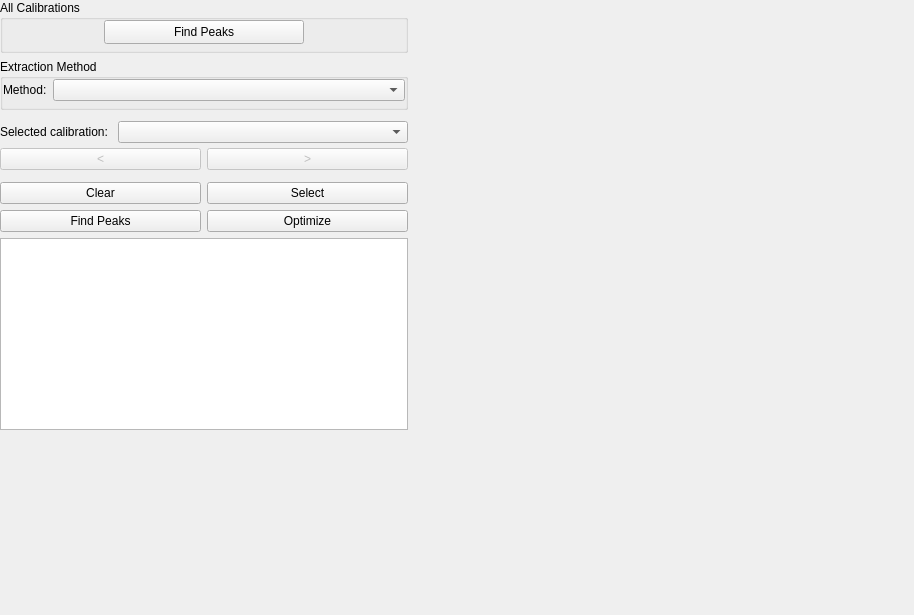
<?xml version="1.0" encoding="UTF-8"?>
<ui version="4.0">
 <class>extraction_view</class>
 <widget class="QWidget" name="extraction_view">
  <property name="geometry">
   <rect>
    <x>0</x>
    <y>0</y>
    <width>914</width>
    <height>615</height>
   </rect>
  </property>
  <property name="windowTitle">
   <string>Form</string>
  </property>
  <layout class="QHBoxLayout" name="horizontalLayout">
   <property name="leftMargin">
    <number>0</number>
   </property>
   <property name="topMargin">
    <number>0</number>
   </property>
   <property name="rightMargin">
    <number>0</number>
   </property>
   <property name="bottomMargin">
    <number>0</number>
   </property>
   <item>
    <layout class="QHBoxLayout" name="horizontalLayout_2">
     <item>
      <layout class="QVBoxLayout" name="verticalLayout_2">
       <item>
        <widget class="QGroupBox" name="box_all_calibrations">
         <property name="minimumSize">
          <size>
           <width>0</width>
           <height>40</height>
          </size>
         </property>
         <property name="title">
          <string>All Calibrations</string>
         </property>
         <layout class="QVBoxLayout" name="verticalLayout_4">
          <property name="leftMargin">
           <number>0</number>
          </property>
          <property name="topMargin">
           <number>0</number>
          </property>
          <property name="rightMargin">
           <number>0</number>
          </property>
          <property name="bottomMargin">
           <number>6</number>
          </property>
          <item>
           <layout class="QHBoxLayout" name="horizontalLayout_4">
            <item>
             <spacer name="horizontalSpacer_2">
              <property name="orientation">
               <enum>Qt::Horizontal</enum>
              </property>
              <property name="sizeHint" stdset="0">
               <size>
                <width>40</width>
                <height>20</height>
               </size>
              </property>
             </spacer>
            </item>
            <item>
             <widget class="QPushButton" name="button_find_points_all">
              <property name="minimumSize">
               <size>
                <width>200</width>
                <height>24</height>
               </size>
              </property>
              <property name="text">
               <string>Find Peaks</string>
              </property>
             </widget>
            </item>
            <item>
             <spacer name="horizontalSpacer">
              <property name="orientation">
               <enum>Qt::Horizontal</enum>
              </property>
              <property name="sizeHint" stdset="0">
               <size>
                <width>40</width>
                <height>20</height>
               </size>
              </property>
             </spacer>
            </item>
           </layout>
          </item>
         </layout>
        </widget>
       </item>
       <item>
        <widget class="QGroupBox" name="box_extraction_method">
         <property name="minimumSize">
          <size>
           <width>0</width>
           <height>40</height>
          </size>
         </property>
         <property name="title">
          <string>Extraction Method</string>
         </property>
         <layout class="QVBoxLayout" name="verticalLayout_5">
          <property name="leftMargin">
           <number>0</number>
          </property>
          <property name="topMargin">
           <number>0</number>
          </property>
          <property name="rightMargin">
           <number>0</number>
          </property>
          <property name="bottomMargin">
           <number>6</number>
          </property>
          <item>
           <layout class="QHBoxLayout" name="horizontalLayout_6">
            <item>
             <widget class="QLabel" name="label_extraction_method">
              <property name="text">
               <string>Method:</string>
              </property>
             </widget>
            </item>
            <item>
             <widget class="QComboBox" name="combobox_extraction_method">
              <property name="sizePolicy">
               <sizepolicy hsizetype="Expanding" vsizetype="Fixed">
                <horstretch>0</horstretch>
                <verstretch>0</verstretch>
               </sizepolicy>
              </property>
             </widget>
            </item>
           </layout>
          </item>
         </layout>
        </widget>
       </item>
       <item>
        <widget class="QWidget" name="widget_selection" native="true">
         <property name="minimumSize">
          <size>
           <width>400</width>
           <height>60</height>
          </size>
         </property>
         <property name="maximumSize">
          <size>
           <width>700</width>
           <height>16777215</height>
          </size>
         </property>
         <layout class="QVBoxLayout" name="verticalLayout">
          <property name="spacing">
           <number>0</number>
          </property>
          <property name="leftMargin">
           <number>0</number>
          </property>
          <property name="topMargin">
           <number>0</number>
          </property>
          <property name="rightMargin">
           <number>0</number>
          </property>
          <property name="bottomMargin">
           <number>0</number>
          </property>
          <item>
           <layout class="QHBoxLayout" name="horizontalLayout_5">
            <property name="spacing">
             <number>10</number>
            </property>
            <item>
             <widget class="QLabel" name="label">
              <property name="text">
               <string>Selected calibration:</string>
              </property>
             </widget>
            </item>
            <item>
             <widget class="QComboBox" name="combobox_datasets">
              <property name="sizePolicy">
               <sizepolicy hsizetype="Expanding" vsizetype="Fixed">
                <horstretch>0</horstretch>
                <verstretch>0</verstretch>
               </sizepolicy>
              </property>
              <property name="minimumSize">
               <size>
                <width>0</width>
                <height>0</height>
               </size>
              </property>
             </widget>
            </item>
           </layout>
          </item>
          <item>
           <layout class="QHBoxLayout" name="horizontalLayout_3">
            <property name="spacing">
             <number>6</number>
            </property>
            <item>
             <widget class="QPushButton" name="button_prev_frame">
              <property name="enabled">
               <bool>false</bool>
              </property>
              <property name="text">
               <string>&lt;</string>
              </property>
             </widget>
            </item>
            <item>
             <widget class="QPushButton" name="button_next_frame">
              <property name="enabled">
               <bool>false</bool>
              </property>
              <property name="text">
               <string>&gt;</string>
              </property>
             </widget>
            </item>
           </layout>
          </item>
         </layout>
        </widget>
       </item>
       <item>
        <widget class="QWidget" name="widget_3" native="true">
         <property name="sizePolicy">
          <sizepolicy hsizetype="Expanding" vsizetype="Preferred">
           <horstretch>0</horstretch>
           <verstretch>0</verstretch>
          </sizepolicy>
         </property>
         <property name="minimumSize">
          <size>
           <width>300</width>
           <height>50</height>
          </size>
         </property>
         <property name="maximumSize">
          <size>
           <width>700</width>
           <height>16777215</height>
          </size>
         </property>
         <layout class="QGridLayout" name="gridLayout">
          <property name="leftMargin">
           <number>0</number>
          </property>
          <property name="topMargin">
           <number>0</number>
          </property>
          <property name="rightMargin">
           <number>0</number>
          </property>
          <property name="bottomMargin">
           <number>0</number>
          </property>
          <item row="1" column="1">
           <widget class="QPushButton" name="button_select_done">
            <property name="minimumSize">
             <size>
              <width>100</width>
              <height>0</height>
             </size>
            </property>
            <property name="text">
             <string>Select</string>
            </property>
           </widget>
          </item>
          <item row="2" column="1">
           <widget class="QPushButton" name="button_optimize">
            <property name="minimumSize">
             <size>
              <width>100</width>
              <height>0</height>
             </size>
            </property>
            <property name="text">
             <string>Optimize</string>
            </property>
           </widget>
          </item>
          <item row="1" column="0">
           <widget class="QPushButton" name="button_clear">
            <property name="minimumSize">
             <size>
              <width>100</width>
              <height>0</height>
             </size>
            </property>
            <property name="text">
             <string>Clear</string>
            </property>
           </widget>
          </item>
          <item row="2" column="0">
           <widget class="QPushButton" name="button_find_points">
            <property name="text">
             <string>Find Peaks</string>
            </property>
           </widget>
          </item>
         </layout>
        </widget>
       </item>
       <item>
        <widget class="QWidget" name="widget_2" native="true">
         <property name="minimumSize">
          <size>
           <width>0</width>
           <height>20</height>
          </size>
         </property>
         <property name="maximumSize">
          <size>
           <width>700</width>
           <height>16777215</height>
          </size>
         </property>
         <layout class="QVBoxLayout" name="verticalLayout_3">
          <property name="leftMargin">
           <number>0</number>
          </property>
          <property name="topMargin">
           <number>0</number>
          </property>
          <property name="rightMargin">
           <number>0</number>
          </property>
          <property name="bottomMargin">
           <number>0</number>
          </property>
          <item>
           <widget class="QTableWidget" name="table_selected_points"/>
          </item>
         </layout>
        </widget>
       </item>
       <item>
        <spacer name="verticalSpacer">
         <property name="orientation">
          <enum>Qt::Vertical</enum>
         </property>
         <property name="sizeHint" stdset="0">
          <size>
           <width>20</width>
           <height>40</height>
          </size>
         </property>
        </spacer>
       </item>
      </layout>
     </item>
     <item>
      <widget class="QWidget" name="image_widget" native="true">
       <property name="sizePolicy">
        <sizepolicy hsizetype="Expanding" vsizetype="Expanding">
         <horstretch>0</horstretch>
         <verstretch>0</verstretch>
        </sizepolicy>
       </property>
       <property name="minimumSize">
        <size>
         <width>500</width>
         <height>500</height>
        </size>
       </property>
      </widget>
     </item>
    </layout>
   </item>
  </layout>
 </widget>
 <resources/>
 <connections/>
</ui>
